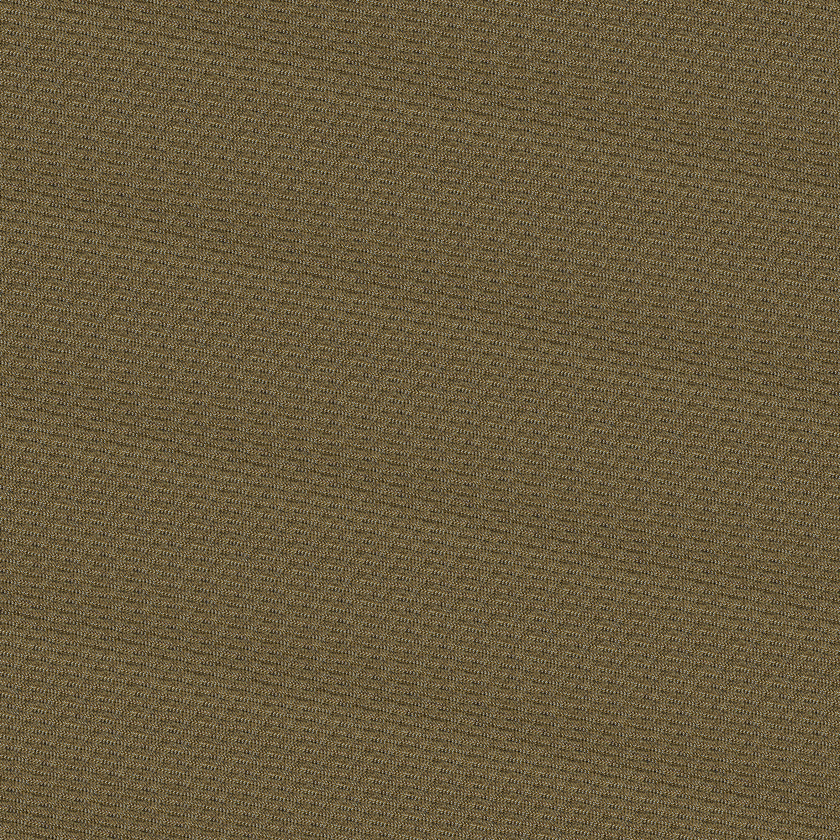
#> input picture HW8/Alschair-1000.bmp, 840 x 840 px, shrunk from 1000 x 1000 before the run
$ python test.py   (older library calls are emulated)
#> lines starting #> are read from the running program, lines starting #| are printed output that depends on the picture
from PIL import Image
from numpy import *
#from scipy.misc import lena,imsave
#from scipy.misc import imsave

# load image
im_original = array(Image.open("Alschair-1000.bmp"))
#> im_original is the input picture: shape (840, 840, 3); mean R, G, B 105.6, 91.6, 62.1
im = array(Image.open("Alschair-1000.bmp"))
N = im.shape[0]
#> N = 840

# create x and y components of Arnold's cat mapping
y,x = meshgrid(range(N),range(N))
xmap = (x+y) % N
ymap = (x+2*y) % N
period = 1
for i in range(20):
    result = Image.fromarray(im)
    im = im[xmap,ymap]
    print("i = ",i)
    '''comparison = im_original == im
                equal_arrays = comparison.all()'''
#> this loop made 20 passes
#> pass 1, `im = im[xmap,ymap]`:
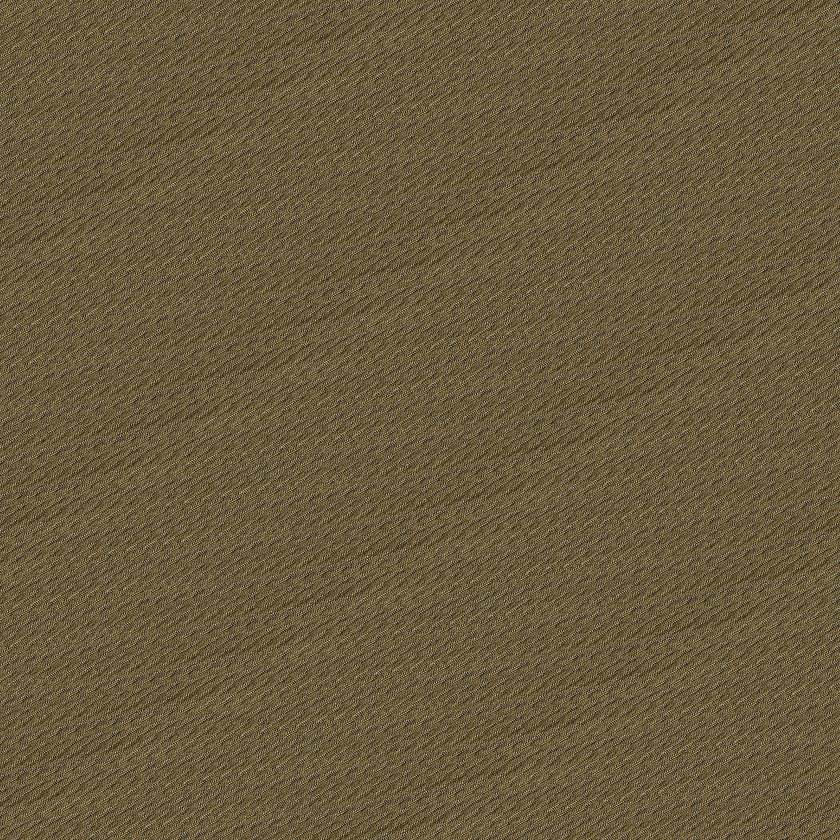
#> im: shape (840, 840, 3); mean R, G, B 105.6, 91.6, 62.1
#> pass 2, `im = im[xmap,ymap]`:
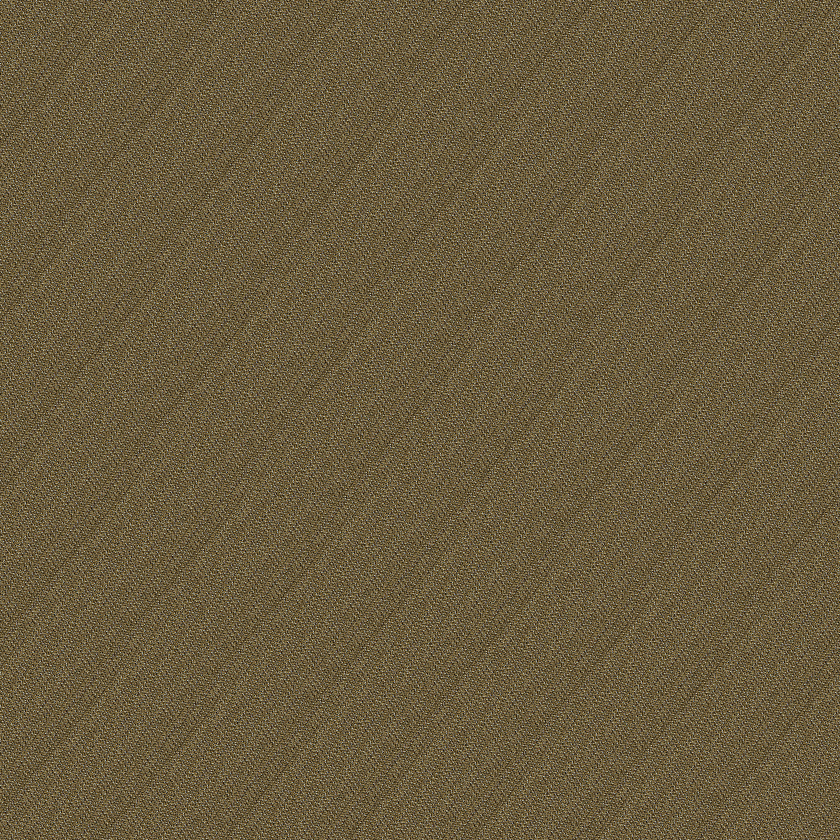
#> im: shape (840, 840, 3); mean R, G, B 105.6, 91.6, 62.1
#> pass 3, `im = im[xmap,ymap]`:
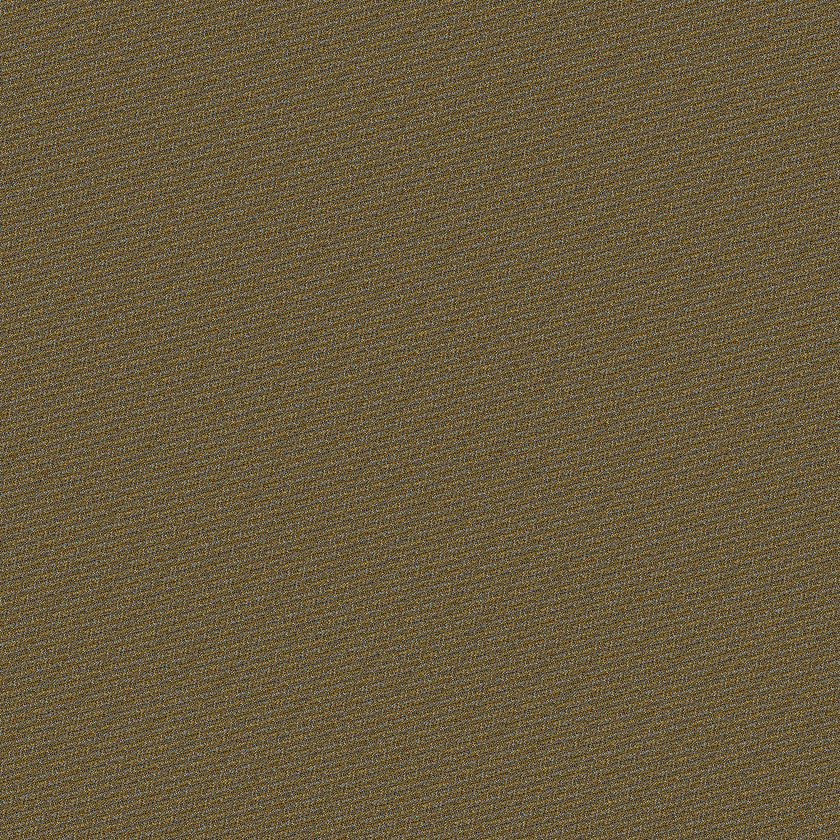
#> im: shape (840, 840, 3); mean R, G, B 105.6, 91.6, 62.1
#> after the loop:
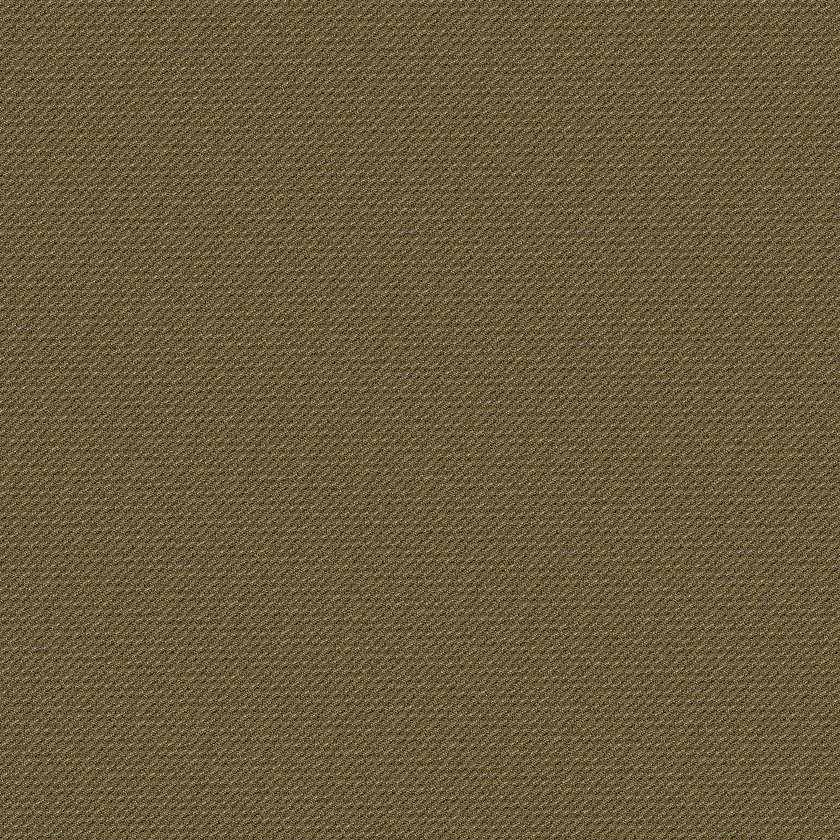
#> im: shape (840, 840, 3); mean R, G, B 105.6, 91.6, 62.1

result.save("cat_enc.jpg")
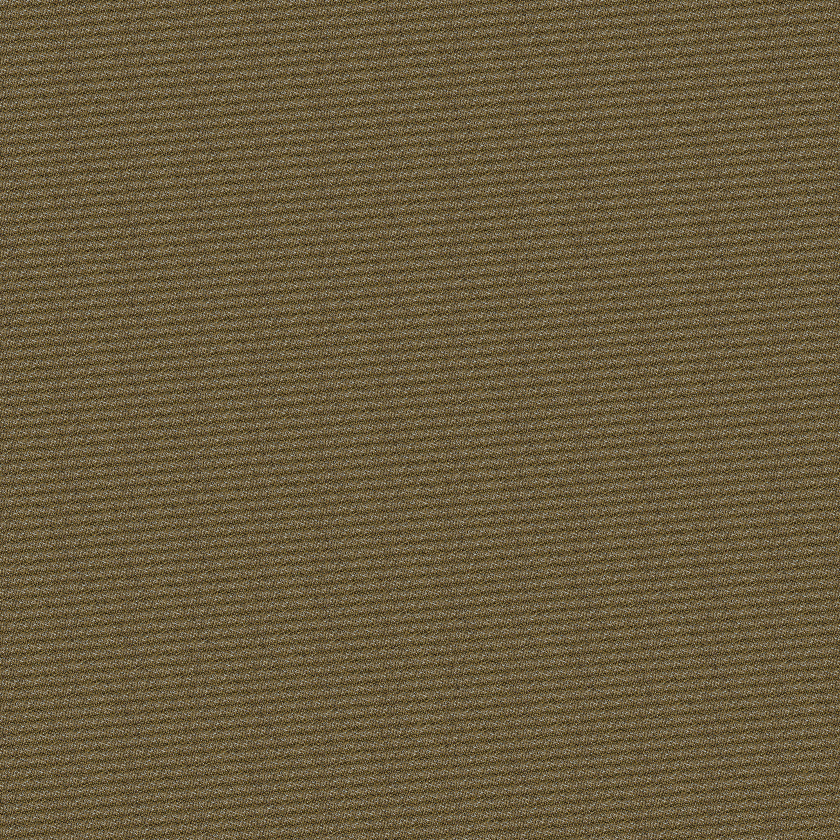
#> saved as cat_enc.jpg: PIL image 840x840 RGB; mean R, G, B 105.6, 91.6, 62.1
print("period",period)

$ run again, with HW8/ART+187_Anturium-512.bmp copied over HW8/Alschair-1000.bmp
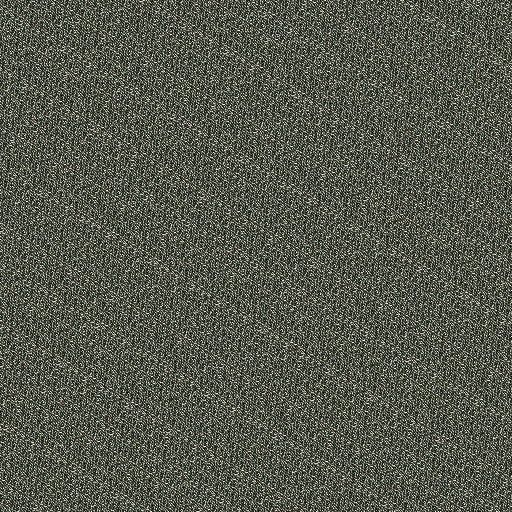
#> input picture HW8/ART+187_Anturium-512.bmp, 512 x 512 px
#> im_original is the input picture: shape (512, 512, 3); mean R, G, B 86.7, 89.6, 78.3
#> after the loop `for i in range(20):`:
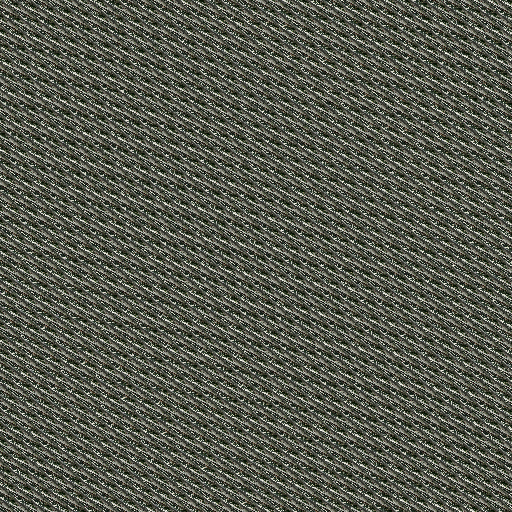
#> im: shape (512, 512, 3); mean R, G, B 86.7, 89.6, 78.3
#> `result.save("cat_enc.jpg")`:
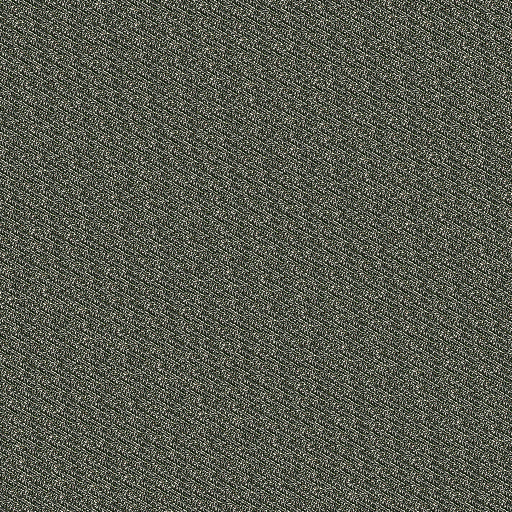
#> saved as cat_enc.jpg: PIL image 512x512 RGB; mean R, G, B 86.7, 89.6, 78.3

$ run again, with HW8/ART-27_BeaverDam-800.bmp copied over HW8/Alschair-1000.bmp
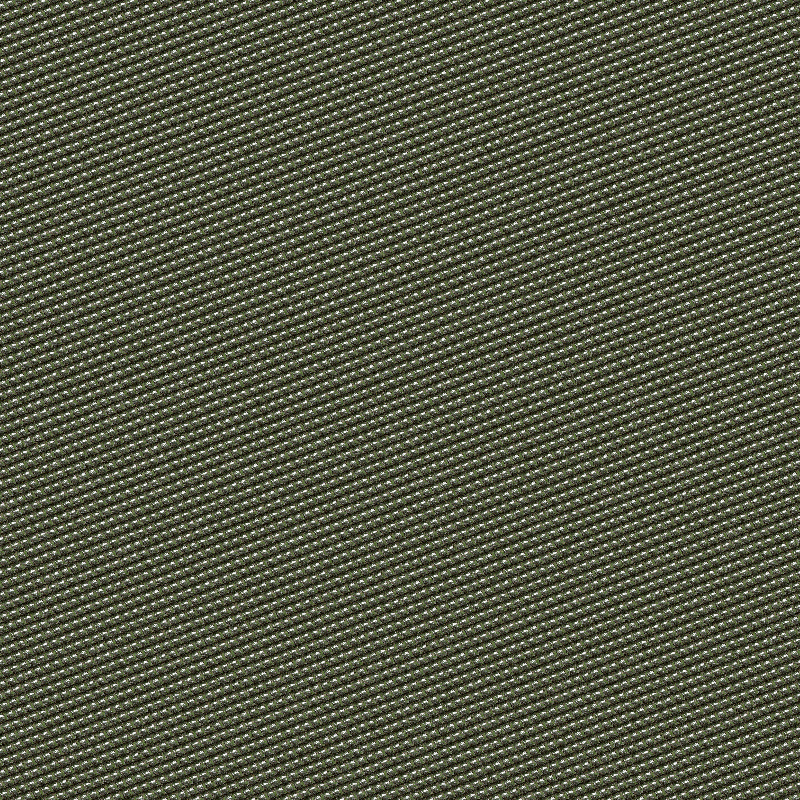
#> input picture HW8/ART-27_BeaverDam-800.bmp, 800 x 800 px
#> im_original is the input picture: shape (800, 800, 3); mean R, G, B 84.6, 87.5, 68.4
#> after the loop `for i in range(20):`:
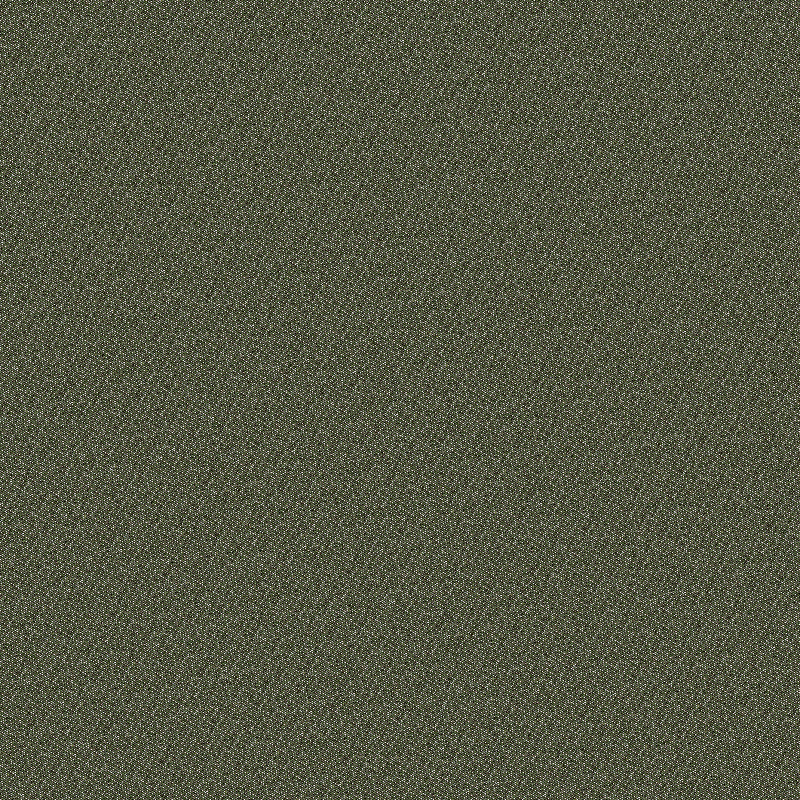
#> im: shape (800, 800, 3); mean R, G, B 84.6, 87.5, 68.4
#> `result.save("cat_enc.jpg")`:
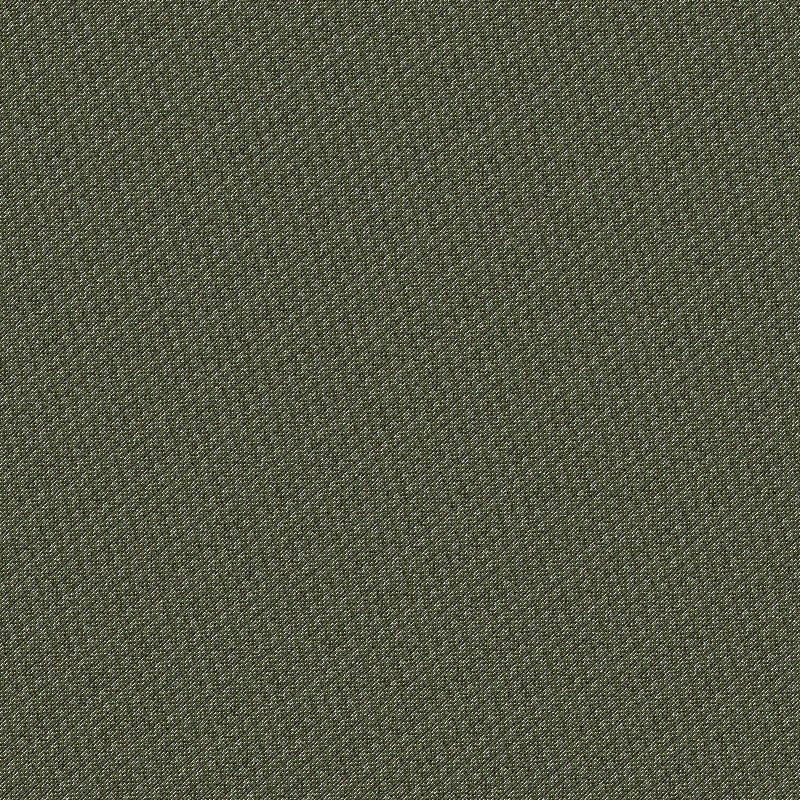
#> saved as cat_enc.jpg: PIL image 800x800 RGB; mean R, G, B 84.6, 87.5, 68.4

$ run again, with HW8/ART-45_Cars-1024.bmp copied over HW8/Alschair-1000.bmp
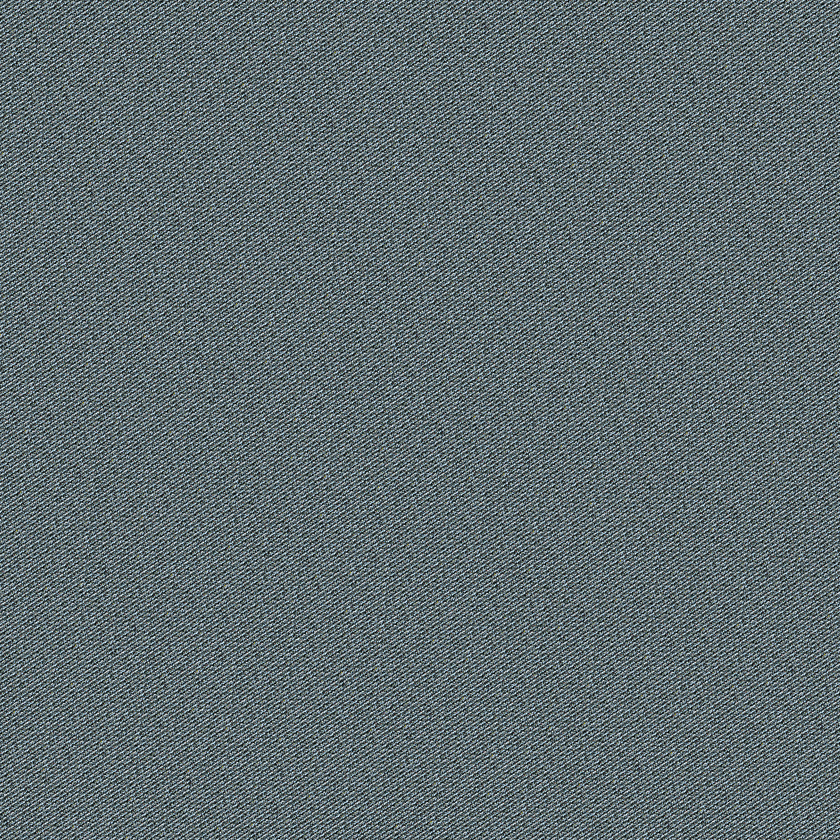
#> input picture HW8/ART-45_Cars-1024.bmp, 840 x 840 px, shrunk from 1024 x 1024 before the run
#> im_original is the input picture: shape (840, 840, 3); mean R, G, B 95.5, 108.2, 111.5
#> after the loop `for i in range(20):`:
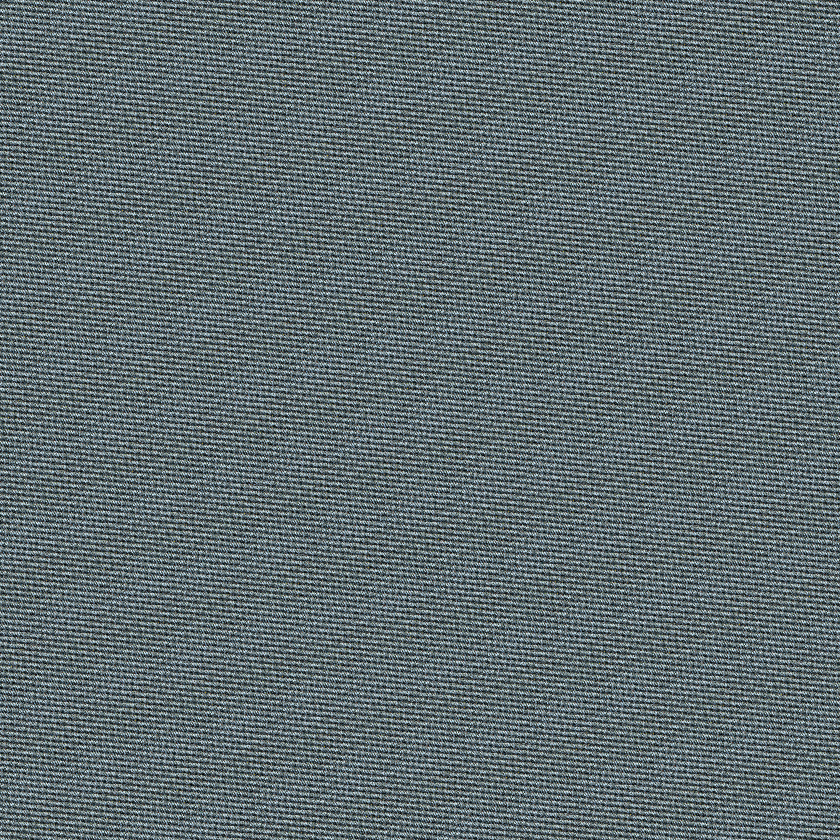
#> im: shape (840, 840, 3); mean R, G, B 95.5, 108.2, 111.5
#> `result.save("cat_enc.jpg")`:
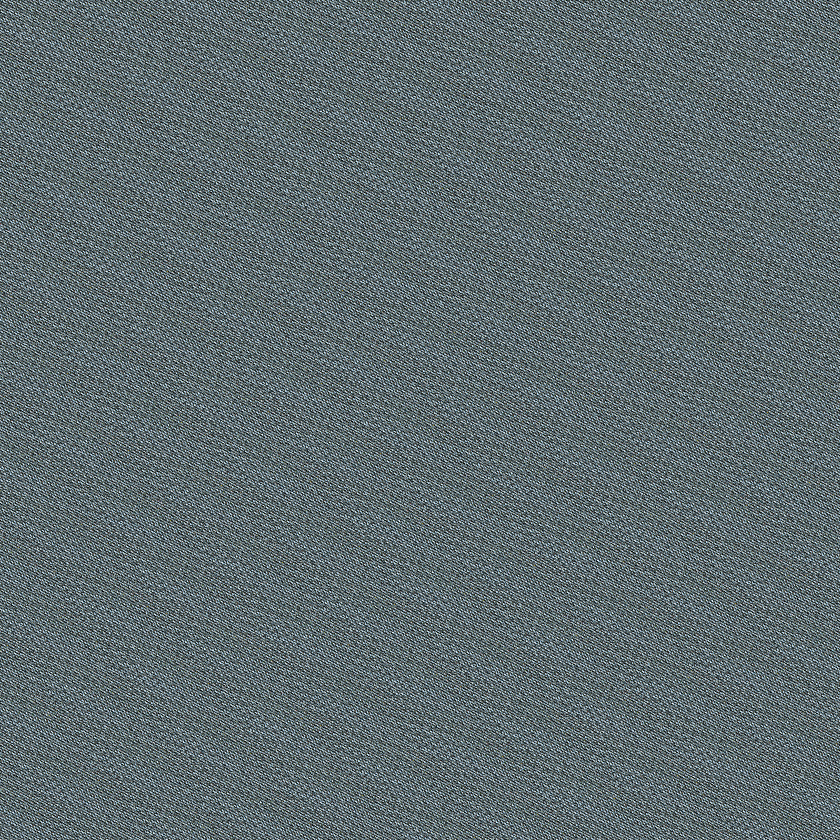
#> saved as cat_enc.jpg: PIL image 840x840 RGB; mean R, G, B 95.5, 108.2, 111.5
